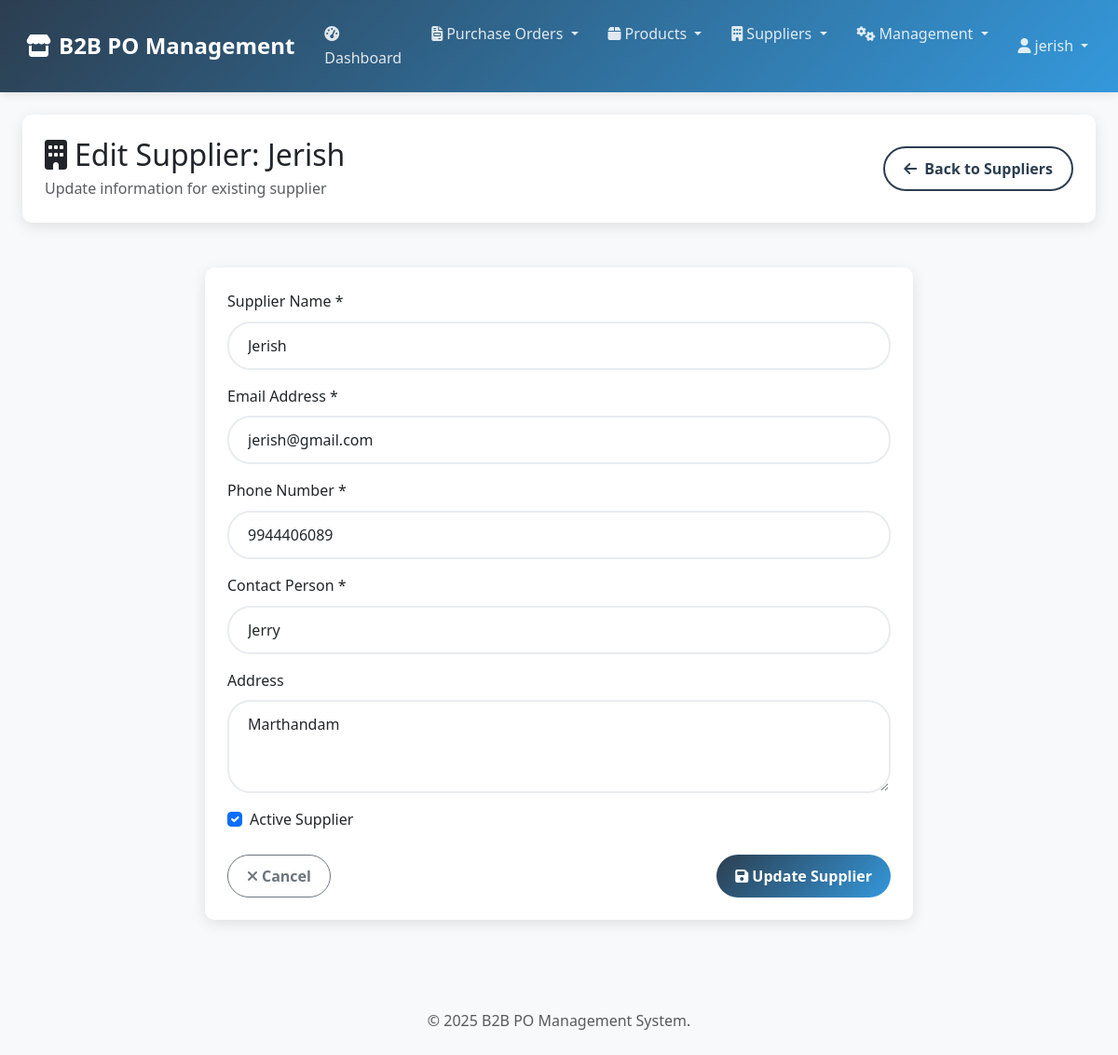
The app's page /suppliers/1/edit/ (signed in) with its own data.
### po_system/models.py (models this page shows, shortened)
class Supplier(models.Model):
    name = models.CharField(max_length=200, unique=True)
    email = models.EmailField()
    phone = models.CharField(max_length=15)
    address = models.TextField()
    contact_person = models.CharField(max_length=100)
    created_at = models.DateTimeField(default=timezone.now)  # Changed from auto_now_add
    updated_at = models.DateTimeField(auto_now=True)
    is_active = models.BooleanField(default=True)
    class Meta:
        ordering = ['name']

### po_system/views.py (the view)
# urls.py: path('suppliers/<int:supplier_id>/edit/', views.supplier_edit, name='supplier_edit'),
@login_required
def supplier_edit(request, supplier_id):
    supplier = get_object_or_404(Supplier, id=supplier_id)
    if request.method == 'POST':
        form = SupplierForm(request.POST, instance=supplier)
        if form.is_valid():
            supplier = form.save()
            messages.success(request, f'Supplier "{supplier.name}" updated successfully!')
            return redirect('po_system:supplier_list')
    else:
        form = SupplierForm(instance=supplier)
    return render(request, 'po_system/supplier_form.html', {
        'form': form,
        'supplier': supplier,
        'title': f'Edit Supplier: {supplier.name}',
        'submit_text': 'Update Supplier'
    })

### po_system/forms.py
class SupplierForm(forms.ModelForm):
    class Meta:
        model = Supplier
        fields = ['name', 'email', 'phone', 'address', 'contact_person', 'is_active']
        widgets = {
            'name': forms.TextInput(attrs={'class': 'form-control', 'placeholder': 'Supplier Name'}),
            'email': forms.EmailInput(attrs={'class': 'form-control', 'placeholder': 'Email Address'}),
            'phone': forms.TextInput(attrs={'class': 'form-control', 'placeholder': 'Phone Number'}),
            'address': forms.Textarea(attrs={'class': 'form-control', 'rows': 3, 'placeholder': 'Address'}),
            'contact_person': forms.TextInput(attrs={'class': 'form-control', 'placeholder': 'Contact Person'}),
            'is_active': forms.CheckboxInput(attrs={'class': 'form-check-input'}),
        }

### templates/po_system/supplier_form.html (shortened to what this page needs)
{% extends 'po_system/base.html' %}
{% block content %}
<div class="container-fluid">
    <div class="row mb-4">
        <div class="col-12">
            <div class="card">
                <div class="card-body">
                    <div class="d-flex justify-content-between align-items-center">
                        <div>
                            <h2 class="mb-1">
                                <i class="fas fa-building me-2"></i>{{ title }}
                            </h2>
                            <p class="text-muted mb-0">
                                {% if supplier %}
                                    Update information for existing supplier
                                {% else %}
                                    Add a new supplier to the system
                                {% endif %}
                            </p>
                        </div>
                        <a href="{% url 'po_system:supplier_list' %}" class="btn btn-outline-primary">
                            <i class="fas fa-arrow-left me-2"></i>Back to Suppliers
                        </a>
                    </div>
                </div>
            </div>
        </div>
    </div>
    <div class="row justify-content-center">
        <div class="col-md-8">
            <div class="card">
                <div class="card-body">
                    <form method="post" novalidate>
                        <div class="mb-3">
                            <label for="{{ form.name.id_for_label }}" class="form-label">Supplier Name *</label>
                            {{ form.name }}
                        </div>
                        <div class="mb-3">
                            <label for="{{ form.email.id_for_label }}" class="form-label">Email Address *</label>
                            {{ form.email }}
                        </div>
                        <div class="mb-3">
                            <label for="{{ form.phone.id_for_label }}" class="form-label">Phone Number *</label>
                            {{ form.phone }}
                        </div>
                        <div class="mb-3">
                            <label for="{{ form.contact_person.id_for_label }}" class="form-label">Contact Person *</label>
                            {{ form.contact_person }}
                        </div>
                        <div class="mb-3">
                            <label for="{{ form.address.id_for_label }}" class="form-label">Address</label>
                            {{ form.address }}
                        </div>
                        <div class="mb-4">
                            <div class="form-check">
                                {{ form.is_active }}
                                <label class="form-check-label" for="{{ form.is_active.id_for_label }}">
                                    Active Supplier
                                </label>
                            </div>
                        </div>
                        <div class="d-flex justify-content-between">
                            <a href="{% url 'po_system:supplier_list' %}" class="btn btn-outline-secondary">
                                <i class="fas fa-times me-1"></i>Cancel
                            </a>
                            <button type="submit" class="btn btn-primary">
                                <i class="fas fa-save me-1"></i>{{ submit_text }}
                            </button>
                        </div>
                    </form>
                </div>
            </div>
        </div>
    </div>
</div>
{% endblock %}

### templates/po_system/base.html (shortened to what this page needs)
{% load static %}
<!DOCTYPE html>
<html lang="en">
<head>
    <link href="https://cdnjs.cloudflare.com/ajax/libs/bootstrap/5.3.0/css/bootstrap.min.css" rel="stylesheet">
    <link href="https://cdnjs.cloudflare.com/ajax/libs/font-awesome/6.4.0/css/all.min.css" rel="stylesheet">
    <link href="{% static 'css/main.css' %}" rel="stylesheet">
</head>
<body>
    <nav class="navbar navbar-expand-lg navbar-dark">
        <div class="container-fluid">
            <a class="navbar-brand" href="{% url 'po_system:dashboard' %}">
                <i class="fas fa-store me-2"></i>B2B PO Management
            </a>
            <div class="collapse navbar-collapse" id="navbarNav">
                <ul class="navbar-nav me-auto">
                    <li class="nav-item">
                        <a class="nav-link" href="{% url 'po_system:dashboard' %}">
                            <i class="fas fa-tachometer-alt me-1"></i>Dashboard
                        </a>
                    </li>
                    <li class="nav-item dropdown">
                        <a class="nav-link dropdown-toggle" href="#" role="button" data-bs-toggle="dropdown">
                            <i class="fas fa-file-invoice me-1"></i>Purchase Orders
                        </a>
                    </li>
                    <li class="nav-item dropdown">
                        <a class="nav-link dropdown-toggle" href="#" role="button" data-bs-toggle="dropdown">
                            <i class="fas fa-box me-1"></i>Products
                        </a>
                    </li>
                    <li class="nav-item dropdown">
                        <a class="nav-link dropdown-toggle" href="#" role="button" data-bs-toggle="dropdown">
                            <i class="fas fa-building me-1"></i>Suppliers
                        </a>
                    </li>
                    <li class="nav-item dropdown">
                        <a class="nav-link dropdown-toggle" href="#" role="button" data-bs-toggle="dropdown">
                            <i class="fas fa-cogs me-1"></i>Management
                        </a>
                    </li>
                </ul>
                <ul class="navbar-nav">
                    <li class="nav-item dropdown">
                        <a class="nav-link dropdown-toggle" href="#" role="button" data-bs-toggle="dropdown">
                            <i class="fas fa-user me-1"></i>{{ user.username }}
                        </a>
                    </li>
                </ul>
            </div>
        </div>
    </nav>
    <div class="container-fluid mt-4">
        {% block content %}
        {% endblock %}
    </div>
    <footer class="mt-5 py-4 bg-light text-center text-muted">
        <div class="container">
            <p class="mb-0">
                &copy; {% now "Y" %} B2B PO Management System.
            </p>
        </div>
    </footer>
</body>
</html>

### static/css/main.css (style rules this page uses)
:root { --primary-color: #2c3e50; --secondary-color: #3498db; --success-color: #27ae60; --warning-color: #f39c12; --danger-color: #e74c3c; --info-color: #1abc9c; --light-color: #f8f9fa; --dark-color: #343a40; --gray-100: #f8f9fa; --gray-200: #e9ecef; --gray-300: #dee2e6; --gray-400: #ced4da; --gray-500: #adb5bd; --gray-600: #6c757d; --gray-700: #495057; --gray-800: #343a40; --gray-900: #212529; --primary-gradient: linear-gradient(135deg, var(--primary-color), var(--secondary-color)); --success-gradient: linear-gradient(135deg, var(--success-color), #219a52); --warning-gradient: linear-gradient(135deg, var(--warning-color), #d35400); --danger-gradient: linear-gradient(135deg, var(--danger-color), #c0392b); --purple-gradient: linear-gradient(135deg, #9b59b6, #8e44ad); --card-shadow: 0 4px 15px rgba(0, 0, 0, 0.1); --hover-shadow: 0 8px 25px rgba(0, 0, 0, 0.15); --button-shadow: 0 5px 15px rgba(52, 152, 219, 0.4); --border-radius-sm: 5px; --border-radius: 10px; --border-radius-lg: 15px; --border-radius-xl: 25px; --transition-speed: 0.3s; }
body { font-family: 'Segoe UI', Tahoma, Geneva, Verdana, sans-serif; background-color: var(--light-color); color: var(--gray-800); line-height: 1.6; }
a { text-decoration: none; transition: all var(--transition-speed) ease; }
.navbar { background: var(--primary-gradient); box-shadow: 0 2px 10px rgba(0, 0, 0, 0.1); padding: 0.75rem 1rem; }
.navbar-brand { font-weight: 700; font-size: 1.5rem; color: white; }
.navbar-dark .navbar-nav .nav-link { color: rgba(255, 255, 255, 0.85); font-weight: 500; padding: 0.75rem 1rem; border-radius: var(--border-radius); transition: all var(--transition-speed) ease; }
.card { border: none; border-radius: var(--border-radius); box-shadow: var(--card-shadow); transition: transform var(--transition-speed) ease; margin-bottom: 1.5rem; }
.card-body { padding: 1.5rem; }
.form-control { border: 2px solid var(--gray-200); border-radius: var(--border-radius-xl); padding: 0.75rem 1.25rem; font-size: 1rem; transition: all var(--transition-speed) ease; }
.btn { border-radius: var(--border-radius-xl); padding: 0.625rem 1.25rem; font-weight: 600; transition: all var(--transition-speed) ease; }
.btn-primary { background: var(--primary-gradient); border: none; }
.btn-outline-primary { color: var(--primary-color); border: 2px solid var(--primary-color); }

### records on screen
Supplier: name "Jerish", email "jerish@gmail.com", phone "9944406089", contact_person "Jerry", address "Marthandam", is_active "☑"

### other values on screen
{{ user.username }} "jerish"
{{ title }} "Edit Supplier: Jerish"
{{ submit_text }} "Update Supplier"
